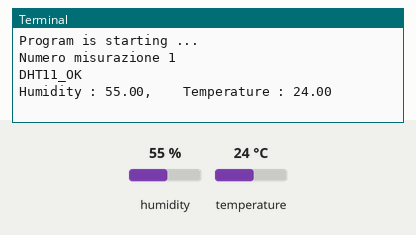
The program below on a simulated Raspberry Pi (header pin numbers). On the bench: the last lines printed to the terminal. The test bench sets the inputs (shaded band); at power-on: humidity 55 %, temperature 24 °C.

Above: at 1.2 s.
1.3 s: humidity set to 22 %
At 3.0 s:
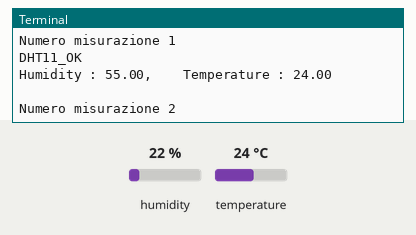
4.7 s: temperature set to 12 °C
At 6.5 s:
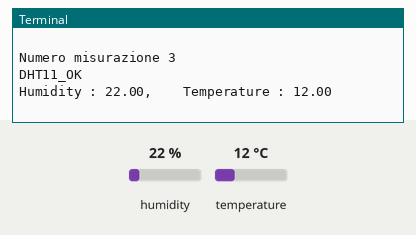
8.1 s: humidity set to 40 %
At 9.3 s:
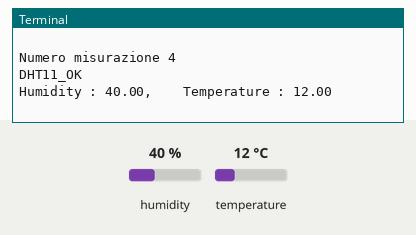
Timing chart, 0 to 11.1 s (numbered marks = the images above; inputs shaded):
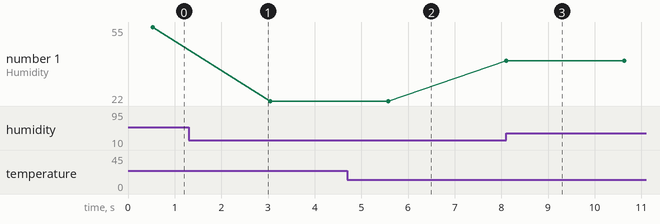

The program:

DHT11.py
```python
import RPi.GPIO as gp
import time

import Freenove_DHT as DHT

dhtPin=11

def loop():

    dht=DHT.DHT(dhtPin)

    counts=0

    while True:

        counts+=1

        print('Numero misurazione', counts)

        for i in range(0,15):

            chk=dht.readDHT11()

            if(chk is dht.DHTLIB_OK):
                print('DHT11_OK')
                break
            time.sleep(0.1)
        print("Humidity : %.2f, \t Temperature : %.2f \n"%(dht.humidity,dht.temperature))
        time.sleep(2)


if __name__ == '__main__':
    print ('Program is starting ... ')
    try:
        loop()
    except KeyboardInterrupt:
        gp.cleanup()
        exit()  
```

Measured:
- after the input at 4.7 s, the terminal: prints a new line after 0.88 s (image 2)
- after the input at 8.1 s, the terminal: prints a new line at once (image 3)
- plotted number 1: 55 → 22 after the input at 1.3 s, 22 → 40 after the input at 8.1 s
